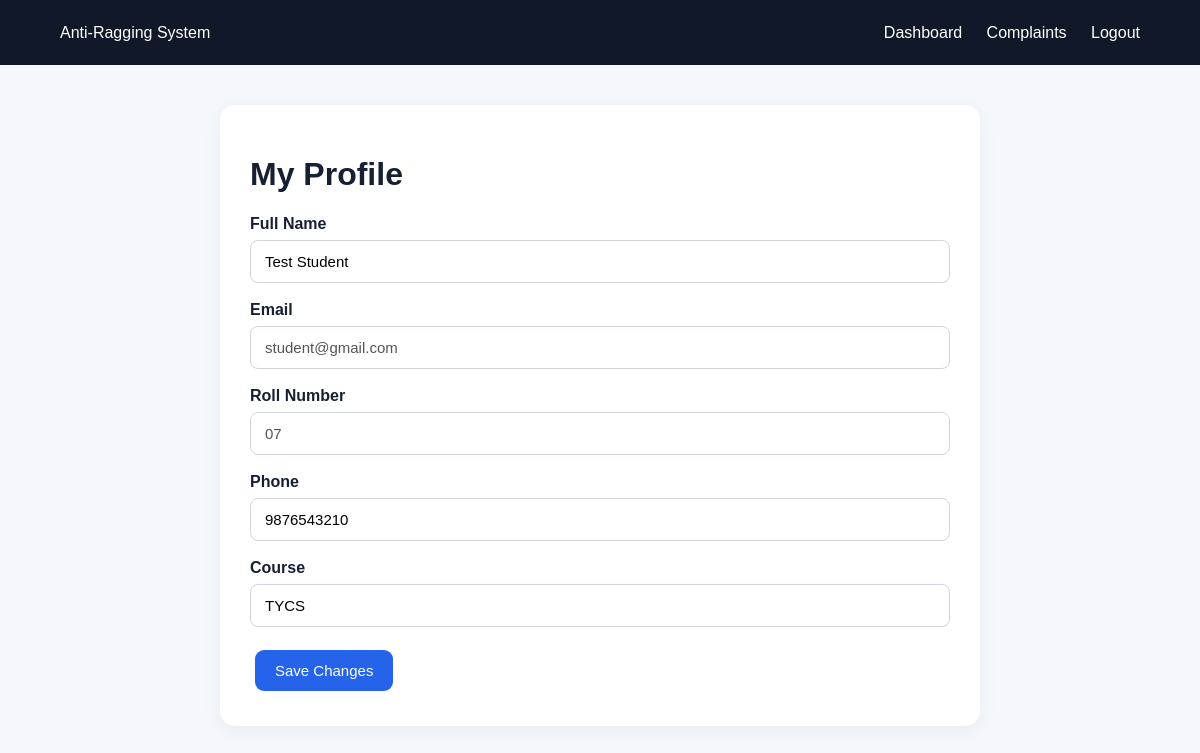
Screenshot of /student/profile.php (signed in) with the database file from the repository.
### tables this page shows
CREATE TABLE IF NOT EXISTS students (
    id INT AUTO_INCREMENT PRIMARY KEY,
    name VARCHAR(100) NOT NULL,
    email VARCHAR(150) NOT NULL UNIQUE,
    password VARCHAR(255) NOT NULL,
    phone VARCHAR(20) DEFAULT NULL,
    course VARCHAR(100) DEFAULT NULL,
    roll_no VARCHAR(50) DEFAULT NULL,
    created_at TIMESTAMP DEFAULT CURRENT_TIMESTAMP
);

### student/profile.php (the view, shortened to what this page needs)
<?php
require_once "../includes/db.php";
$id =
    $_SESSION["student_id"];
$stmt = $conn->prepare(
    "SELECT *
     FROM students
     WHERE id=?"
);
$stmt->bind_param(
    "i",
    $id
);
$stmt->execute();
$student =
    $stmt->get_result()
    ->fetch_assoc();
?>
<!DOCTYPE html>
<html>
<head>
<link rel="stylesheet"
href="../assets/css/style.css">
</head>
<body>
<nav class="navbar">
<div>
Anti-Ragging System
</div>
<div>
<a href="dashboard.php">
Dashboard
</a>
<a href="my_complaints.php">
Complaints
</a>
<a href="../logout.php">
Logout
</a>
</div>
</nav>
<div class="container narrow">
<div class="panel">
<h1>
My Profile
</h1>
<form method="POST">
<div class="form-group">
<label>
Full Name
</label>
<input
name="name"
value="<?= htmlspecialchars($student["name"]) ?>"
required
>
</div>
<div class="form-group">
<label>
Email
</label>
<input
value="<?= htmlspecialchars($student["email"]) ?>"
disabled
>
</div>
<div class="form-group">
<label>
Roll Number
</label>
<input
value="<?= htmlspecialchars($student["roll_no"]) ?>"
disabled
>
</div>
<div class="form-group">
<label>
Phone
</label>
<input
name="phone"
value="<?= htmlspecialchars($student["phone"]) ?>"
>
</div>
<div class="form-group">
<label>
Course
</label>
<input
name="course"
value="<?= htmlspecialchars($student["course"]) ?>"
required
>
</div>
<button
class="btn primary">
Save Changes
</button>
</form>
</div>
</div>
</body>
</html>

### assets/css/style.css (style rules this page uses)
* { box-sizing: border-box; }
body { margin: 0; font-family: Arial, Helvetica, sans-serif; background: #f4f7fb; color: #172033; }
a { color: #2563eb; text-decoration: none; }
.btn { display: inline-block; border: none; padding: 12px 20px; border-radius: 9px; cursor: pointer; font-size: 15px; margin: 5px; text-decoration: none; }
.primary { background: #2563eb; color: white; }
.form-group { margin-bottom: 18px; }
.form-group label { display: block; font-weight: 600; margin-bottom: 7px; }
.form-group input, .form-group textarea, .form-group select, select { width: 100%; padding: 12px 14px; border: 1px solid #d0d5dd; border-radius: 8px; font-size: 15px; background: white; }
.navbar { min-height: 65px; padding: 0 5%; background: #111827; color: white; display: flex; align-items: center; justify-content: space-between; }
.navbar a { color: white; margin-left: 20px; }
.container { max-width: 1150px; margin: 40px auto; padding: 0 20px; }
.container.narrow { max-width: 800px; }
.panel { background: white; padding: 30px; border-radius: 15px; box-shadow: 0 5px 20px rgba(0,0,0,.05); margin-bottom: 25px; }

### rows the page displays
students: name "Test Student", email "student@gmail.com", roll_no "07", phone "9876543210", course "TYCS"
